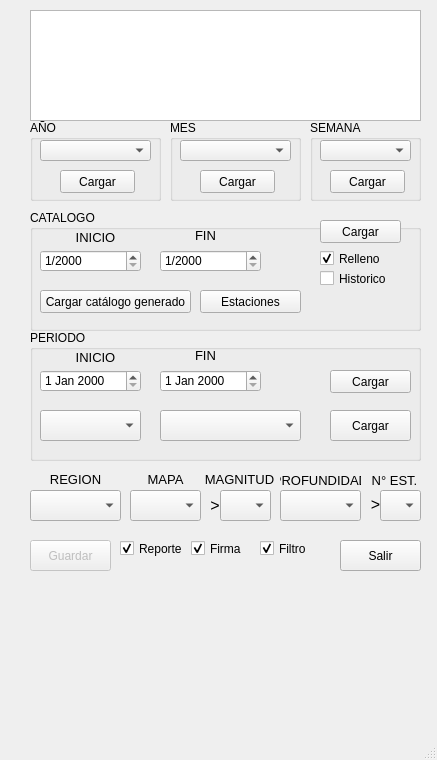
<?xml version="1.0" encoding="UTF-8"?>
<ui version="4.0">
 <class>MainWindow</class>
 <widget class="QMainWindow" name="MainWindow">
  <property name="geometry">
   <rect>
    <x>0</x>
    <y>0</y>
    <width>437</width>
    <height>760</height>
   </rect>
  </property>
  <property name="windowTitle">
   <string>MainWindow</string>
  </property>
  <widget class="QWidget" name="centralwidget">
   <widget class="QGroupBox" name="groupBox">
    <property name="geometry">
     <rect>
      <x>170</x>
      <y>120</y>
      <width>131</width>
      <height>81</height>
     </rect>
    </property>
    <property name="title">
     <string>MES</string>
    </property>
    <widget class="QComboBox" name="comboBox_mes">
     <property name="enabled">
      <bool>true</bool>
     </property>
     <property name="geometry">
      <rect>
       <x>10</x>
       <y>20</y>
       <width>111</width>
       <height>21</height>
      </rect>
     </property>
    </widget>
    <widget class="QPushButton" name="btn_mes">
     <property name="geometry">
      <rect>
       <x>30</x>
       <y>50</y>
       <width>75</width>
       <height>23</height>
      </rect>
     </property>
     <property name="text">
      <string>Cargar</string>
     </property>
    </widget>
   </widget>
   <widget class="QPushButton" name="Btn_Salir">
    <property name="geometry">
     <rect>
      <x>340</x>
      <y>540</y>
      <width>81</width>
      <height>31</height>
     </rect>
    </property>
    <property name="text">
     <string>Salir</string>
    </property>
   </widget>
   <widget class="QGroupBox" name="groupBox_2">
    <property name="geometry">
     <rect>
      <x>30</x>
      <y>330</y>
      <width>391</width>
      <height>131</height>
     </rect>
    </property>
    <property name="title">
     <string>PERIODO</string>
    </property>
    <widget class="QLabel" name="label_t_5">
     <property name="enabled">
      <bool>true</bool>
     </property>
     <property name="geometry">
      <rect>
       <x>150</x>
       <y>10</y>
       <width>51</width>
       <height>31</height>
      </rect>
     </property>
     <property name="font">
      <font>
       <pointsize>10</pointsize>
      </font>
     </property>
     <property name="text">
      <string>FIN</string>
     </property>
     <property name="alignment">
      <set>Qt::AlignCenter</set>
     </property>
     <property name="wordWrap">
      <bool>false</bool>
     </property>
    </widget>
    <widget class="QLabel" name="label_t_6">
     <property name="enabled">
      <bool>true</bool>
     </property>
     <property name="geometry">
      <rect>
       <x>40</x>
       <y>18</y>
       <width>51</width>
       <height>19</height>
      </rect>
     </property>
     <property name="font">
      <font>
       <pointsize>10</pointsize>
      </font>
     </property>
     <property name="text">
      <string>INICIO</string>
     </property>
     <property name="scaledContents">
      <bool>false</bool>
     </property>
     <property name="alignment">
      <set>Qt::AlignCenter</set>
     </property>
     <property name="wordWrap">
      <bool>false</bool>
     </property>
    </widget>
    <widget class="QPushButton" name="btn_periodo">
     <property name="geometry">
      <rect>
       <x>300</x>
       <y>40</y>
       <width>81</width>
       <height>23</height>
      </rect>
     </property>
     <property name="text">
      <string>Cargar</string>
     </property>
    </widget>
    <widget class="QDateEdit" name="dateEdit_ini">
     <property name="geometry">
      <rect>
       <x>10</x>
       <y>40</y>
       <width>101</width>
       <height>22</height>
      </rect>
     </property>
    </widget>
    <widget class="QDateEdit" name="dateEdit_fin">
     <property name="geometry">
      <rect>
       <x>130</x>
       <y>40</y>
       <width>101</width>
       <height>22</height>
      </rect>
     </property>
    </widget>
    <widget class="QPushButton" name="btn_estaciones">
     <property name="geometry">
      <rect>
       <x>300</x>
       <y>80</y>
       <width>81</width>
       <height>31</height>
      </rect>
     </property>
     <property name="text">
      <string>Cargar</string>
     </property>
    </widget>
    <widget class="QComboBox" name="Cmb_bx_tipo_evento">
     <property name="geometry">
      <rect>
       <x>10</x>
       <y>80</y>
       <width>101</width>
       <height>31</height>
      </rect>
     </property>
    </widget>
    <widget class="QComboBox" name="Cmb_bx_estacion">
     <property name="geometry">
      <rect>
       <x>130</x>
       <y>80</y>
       <width>141</width>
       <height>31</height>
      </rect>
     </property>
    </widget>
   </widget>
   <widget class="QPushButton" name="Btn_guardar">
    <property name="enabled">
     <bool>false</bool>
    </property>
    <property name="geometry">
     <rect>
      <x>30</x>
      <y>540</y>
      <width>81</width>
      <height>31</height>
     </rect>
    </property>
    <property name="text">
     <string>Guardar</string>
    </property>
   </widget>
   <widget class="QComboBox" name="cmbx_zona">
    <property name="enabled">
     <bool>true</bool>
    </property>
    <property name="geometry">
     <rect>
      <x>30</x>
      <y>490</y>
      <width>91</width>
      <height>31</height>
     </rect>
    </property>
   </widget>
   <widget class="QComboBox" name="cmbx_mapa">
    <property name="enabled">
     <bool>true</bool>
    </property>
    <property name="geometry">
     <rect>
      <x>130</x>
      <y>490</y>
      <width>71</width>
      <height>31</height>
     </rect>
    </property>
   </widget>
   <widget class="QGroupBox" name="groupBox_6">
    <property name="geometry">
     <rect>
      <x>30</x>
      <y>120</y>
      <width>131</width>
      <height>81</height>
     </rect>
    </property>
    <property name="title">
     <string>AÑO</string>
    </property>
    <widget class="QPushButton" name="btn_anio">
     <property name="geometry">
      <rect>
       <x>30</x>
       <y>50</y>
       <width>75</width>
       <height>23</height>
      </rect>
     </property>
     <property name="text">
      <string>Cargar</string>
     </property>
    </widget>
    <widget class="QComboBox" name="comboBox_anio">
     <property name="enabled">
      <bool>true</bool>
     </property>
     <property name="geometry">
      <rect>
       <x>10</x>
       <y>20</y>
       <width>111</width>
       <height>21</height>
      </rect>
     </property>
    </widget>
   </widget>
   <widget class="QGroupBox" name="groupBox_4">
    <property name="geometry">
     <rect>
      <x>310</x>
      <y>120</y>
      <width>111</width>
      <height>81</height>
     </rect>
    </property>
    <property name="title">
     <string>SEMANA</string>
    </property>
    <widget class="QComboBox" name="comboBox_semana">
     <property name="enabled">
      <bool>true</bool>
     </property>
     <property name="geometry">
      <rect>
       <x>10</x>
       <y>20</y>
       <width>91</width>
       <height>21</height>
      </rect>
     </property>
    </widget>
    <widget class="QPushButton" name="btn_semana">
     <property name="geometry">
      <rect>
       <x>20</x>
       <y>50</y>
       <width>75</width>
       <height>23</height>
      </rect>
     </property>
     <property name="text">
      <string>Cargar</string>
     </property>
    </widget>
   </widget>
   <widget class="QLabel" name="label_t_9">
    <property name="enabled">
     <bool>true</bool>
    </property>
    <property name="geometry">
     <rect>
      <x>50</x>
      <y>470</y>
      <width>51</width>
      <height>19</height>
     </rect>
    </property>
    <property name="font">
     <font>
      <pointsize>10</pointsize>
     </font>
    </property>
    <property name="text">
     <string>REGION</string>
    </property>
    <property name="scaledContents">
     <bool>false</bool>
    </property>
    <property name="alignment">
     <set>Qt::AlignCenter</set>
    </property>
    <property name="wordWrap">
     <bool>false</bool>
    </property>
   </widget>
   <widget class="QLabel" name="label_t_10">
    <property name="enabled">
     <bool>true</bool>
    </property>
    <property name="geometry">
     <rect>
      <x>140</x>
      <y>470</y>
      <width>51</width>
      <height>19</height>
     </rect>
    </property>
    <property name="font">
     <font>
      <pointsize>10</pointsize>
     </font>
    </property>
    <property name="text">
     <string>MAPA</string>
    </property>
    <property name="scaledContents">
     <bool>false</bool>
    </property>
    <property name="alignment">
     <set>Qt::AlignCenter</set>
    </property>
    <property name="wordWrap">
     <bool>false</bool>
    </property>
   </widget>
   <widget class="QLabel" name="label_t_11">
    <property name="enabled">
     <bool>true</bool>
    </property>
    <property name="geometry">
     <rect>
      <x>204</x>
      <y>470</y>
      <width>71</width>
      <height>19</height>
     </rect>
    </property>
    <property name="font">
     <font>
      <pointsize>10</pointsize>
     </font>
    </property>
    <property name="text">
     <string>MAGNITUD</string>
    </property>
    <property name="scaledContents">
     <bool>false</bool>
    </property>
    <property name="alignment">
     <set>Qt::AlignCenter</set>
    </property>
    <property name="wordWrap">
     <bool>false</bool>
    </property>
   </widget>
   <widget class="QComboBox" name="cmbx_magnitud">
    <property name="enabled">
     <bool>true</bool>
    </property>
    <property name="geometry">
     <rect>
      <x>220</x>
      <y>490</y>
      <width>51</width>
      <height>31</height>
     </rect>
    </property>
   </widget>
   <widget class="QComboBox" name="cmbx_n_estaciones">
    <property name="enabled">
     <bool>true</bool>
    </property>
    <property name="geometry">
     <rect>
      <x>380</x>
      <y>490</y>
      <width>41</width>
      <height>31</height>
     </rect>
    </property>
   </widget>
   <widget class="QLabel" name="label_t_12">
    <property name="enabled">
     <bool>true</bool>
    </property>
    <property name="geometry">
     <rect>
      <x>369</x>
      <y>470</y>
      <width>51</width>
      <height>20</height>
     </rect>
    </property>
    <property name="font">
     <font>
      <pointsize>10</pointsize>
     </font>
    </property>
    <property name="text">
     <string>N° EST.</string>
    </property>
    <property name="scaledContents">
     <bool>false</bool>
    </property>
    <property name="alignment">
     <set>Qt::AlignCenter</set>
    </property>
    <property name="wordWrap">
     <bool>false</bool>
    </property>
   </widget>
   <widget class="QLabel" name="label_t_13">
    <property name="enabled">
     <bool>true</bool>
    </property>
    <property name="geometry">
     <rect>
      <x>360</x>
      <y>495</y>
      <width>31</width>
      <height>19</height>
     </rect>
    </property>
    <property name="font">
     <font>
      <pointsize>12</pointsize>
     </font>
    </property>
    <property name="text">
     <string>&gt;</string>
    </property>
    <property name="scaledContents">
     <bool>false</bool>
    </property>
    <property name="alignment">
     <set>Qt::AlignCenter</set>
    </property>
    <property name="wordWrap">
     <bool>false</bool>
    </property>
   </widget>
   <widget class="QLabel" name="label_t_14">
    <property name="enabled">
     <bool>true</bool>
    </property>
    <property name="geometry">
     <rect>
      <x>200</x>
      <y>495</y>
      <width>30</width>
      <height>20</height>
     </rect>
    </property>
    <property name="font">
     <font>
      <pointsize>12</pointsize>
     </font>
    </property>
    <property name="text">
     <string>&gt;</string>
    </property>
    <property name="scaledContents">
     <bool>false</bool>
    </property>
    <property name="alignment">
     <set>Qt::AlignCenter</set>
    </property>
    <property name="wordWrap">
     <bool>false</bool>
    </property>
   </widget>
   <widget class="QCheckBox" name="ck_box_reporte">
    <property name="geometry">
     <rect>
      <x>120</x>
      <y>540</y>
      <width>70</width>
      <height>17</height>
     </rect>
    </property>
    <property name="text">
     <string>Reporte</string>
    </property>
    <property name="checked">
     <bool>true</bool>
    </property>
   </widget>
   <widget class="QCheckBox" name="ck_box_firma">
    <property name="geometry">
     <rect>
      <x>191</x>
      <y>540</y>
      <width>70</width>
      <height>17</height>
     </rect>
    </property>
    <property name="text">
     <string>Firma</string>
    </property>
    <property name="checked">
     <bool>true</bool>
    </property>
   </widget>
   <widget class="QCheckBox" name="ck_box_filtro">
    <property name="geometry">
     <rect>
      <x>260</x>
      <y>540</y>
      <width>70</width>
      <height>17</height>
     </rect>
    </property>
    <property name="text">
     <string>Filtro</string>
    </property>
    <property name="checked">
     <bool>true</bool>
    </property>
   </widget>
   <widget class="QGroupBox" name="groupBox_7">
    <property name="geometry">
     <rect>
      <x>30</x>
      <y>210</y>
      <width>391</width>
      <height>121</height>
     </rect>
    </property>
    <property name="title">
     <string>CATALOGO</string>
    </property>
    <widget class="QLabel" name="label_t_17">
     <property name="enabled">
      <bool>true</bool>
     </property>
     <property name="geometry">
      <rect>
       <x>150</x>
       <y>10</y>
       <width>51</width>
       <height>31</height>
      </rect>
     </property>
     <property name="font">
      <font>
       <pointsize>10</pointsize>
      </font>
     </property>
     <property name="text">
      <string>FIN</string>
     </property>
     <property name="alignment">
      <set>Qt::AlignCenter</set>
     </property>
     <property name="wordWrap">
      <bool>false</bool>
     </property>
    </widget>
    <widget class="QLabel" name="label_t_18">
     <property name="enabled">
      <bool>true</bool>
     </property>
     <property name="geometry">
      <rect>
       <x>40</x>
       <y>18</y>
       <width>51</width>
       <height>19</height>
      </rect>
     </property>
     <property name="font">
      <font>
       <pointsize>10</pointsize>
      </font>
     </property>
     <property name="text">
      <string>INICIO</string>
     </property>
     <property name="scaledContents">
      <bool>false</bool>
     </property>
     <property name="alignment">
      <set>Qt::AlignCenter</set>
     </property>
     <property name="wordWrap">
      <bool>false</bool>
     </property>
    </widget>
    <widget class="QPushButton" name="btn_periodo_cat">
     <property name="geometry">
      <rect>
       <x>290</x>
       <y>10</y>
       <width>81</width>
       <height>23</height>
      </rect>
     </property>
     <property name="text">
      <string>Cargar</string>
     </property>
    </widget>
    <widget class="QDateEdit" name="dateEdit_ini_cat">
     <property name="geometry">
      <rect>
       <x>10</x>
       <y>40</y>
       <width>101</width>
       <height>22</height>
      </rect>
     </property>
     <property name="displayFormat">
      <string>M/yyyy</string>
     </property>
    </widget>
    <widget class="QDateEdit" name="dateEdit_fin_cat">
     <property name="geometry">
      <rect>
       <x>130</x>
       <y>40</y>
       <width>101</width>
       <height>22</height>
      </rect>
     </property>
     <property name="displayFormat">
      <string>M/yyyy</string>
     </property>
    </widget>
    <widget class="QCheckBox" name="ck_box_relleno">
     <property name="geometry">
      <rect>
       <x>290</x>
       <y>40</y>
       <width>70</width>
       <height>17</height>
      </rect>
     </property>
     <property name="text">
      <string>Relleno</string>
     </property>
     <property name="checked">
      <bool>true</bool>
     </property>
    </widget>
    <widget class="QPushButton" name="Btn_cargar_catalogo">
     <property name="geometry">
      <rect>
       <x>10</x>
       <y>80</y>
       <width>151</width>
       <height>23</height>
      </rect>
     </property>
     <property name="text">
      <string>Cargar catálogo generado</string>
     </property>
    </widget>
    <widget class="QCheckBox" name="ck_box_historico">
     <property name="enabled">
      <bool>true</bool>
     </property>
     <property name="geometry">
      <rect>
       <x>290</x>
       <y>60</y>
       <width>70</width>
       <height>17</height>
      </rect>
     </property>
     <property name="text">
      <string>Historico</string>
     </property>
     <property name="checked">
      <bool>false</bool>
     </property>
    </widget>
    <widget class="QPushButton" name="btn_selector_estaciones">
     <property name="geometry">
      <rect>
       <x>170</x>
       <y>80</y>
       <width>101</width>
       <height>23</height>
      </rect>
     </property>
     <property name="text">
      <string>Estaciones</string>
     </property>
    </widget>
   </widget>
   <widget class="QComboBox" name="cmbx_profundidad">
    <property name="enabled">
     <bool>true</bool>
    </property>
    <property name="geometry">
     <rect>
      <x>280</x>
      <y>490</y>
      <width>81</width>
      <height>31</height>
     </rect>
    </property>
   </widget>
   <widget class="QLabel" name="label_t_15">
    <property name="enabled">
     <bool>true</bool>
    </property>
    <property name="geometry">
     <rect>
      <x>280</x>
      <y>470</y>
      <width>81</width>
      <height>20</height>
     </rect>
    </property>
    <property name="font">
     <font>
      <pointsize>10</pointsize>
     </font>
    </property>
    <property name="text">
     <string>PROFUNDIDAD</string>
    </property>
    <property name="scaledContents">
     <bool>false</bool>
    </property>
    <property name="alignment">
     <set>Qt::AlignCenter</set>
    </property>
    <property name="wordWrap">
     <bool>false</bool>
    </property>
   </widget>
   <widget class="QTextEdit" name="textEdit">
    <property name="enabled">
     <bool>true</bool>
    </property>
    <property name="geometry">
     <rect>
      <x>30</x>
      <y>10</y>
      <width>391</width>
      <height>111</height>
     </rect>
    </property>
    <property name="lineWrapMode">
     <enum>QTextEdit::WidgetWidth</enum>
    </property>
   </widget>
  </widget>
  <widget class="QMenuBar" name="menubar">
   <property name="geometry">
    <rect>
     <x>0</x>
     <y>0</y>
     <width>437</width>
     <height>21</height>
    </rect>
   </property>
  </widget>
  <widget class="QStatusBar" name="statusbar"/>
 </widget>
 <resources/>
 <connections/>
</ui>
